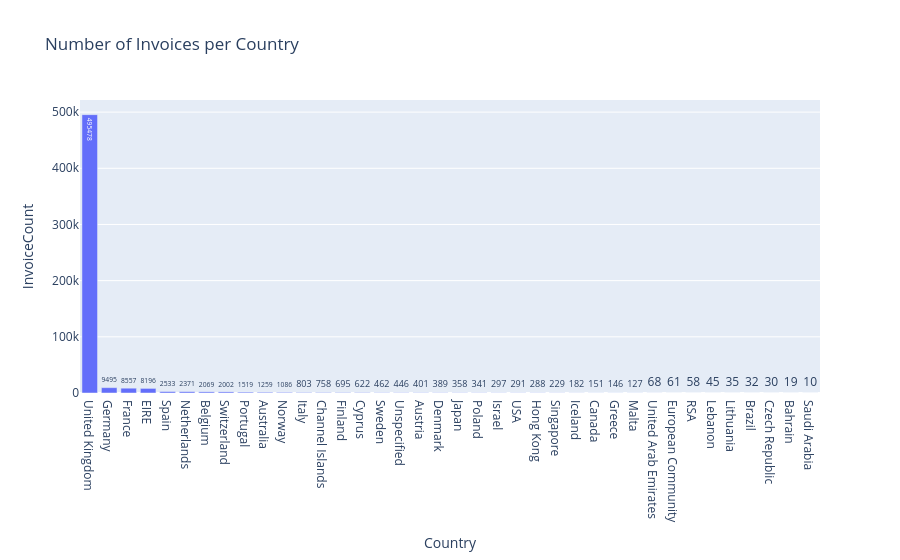

The code cell stored with this chart in its notebook:
### Markdown cell above
## Number of invoices per country

### Code cell
country_counts = data['Country'].value_counts().reset_index()
country_counts.columns = ['Country', 'InvoiceCount']

fig = px.bar(country_counts, x='Country', y='InvoiceCount',
             text='InvoiceCount', title="Number of Invoices per Country")
fig.show()

### Figure 1 — Plotly figure (JSON) as saved in the notebook; plotly's stock layout.template omitted (floating-point values rounded to 4 significant figures)
{"data": [{"hovertemplate": "Country=%{x}<br>InvoiceCount=%{text}<extra></extra>", "legendgroup": "", "marker": {"color": "#636efa", "pattern": {"shape": ""}}, "name": "", "orientation": "v", "showlegend": false, "text": [495500.0, 9495.0, 8557.0, 8196.0, 2533.0, 2371.0, 2069.0, 2002.0, 1519.0, 1259.0, 1086.0, 803.0, 758.0, 695.0, 622.0, 462.0, 446.0, 401.0, 389.0, 358.0, 341.0, 297.0, 291.0, 288.0, 229.0, 182.0, 151.0, 146.0, 127.0, 68.0, 61.0, 58.0, 45.0, 35.0, 32.0, 30.0, 19.0, 10.0], "textposition": "auto", "type": "bar", "x": ["United Kingdom", "Germany", "France", "EIRE", "Spain", "Netherlands", "Belgium", "Switzerland", "Portugal", "Australia", "Norway", "Italy", "Channel Islands", "Finland", "Cyprus", "Sweden", "Unspecified", "Austria", "Denmark", "Japan", "Poland", "Israel", "USA", "Hong Kong", "Singapore", "Iceland", "Canada", "Greece", "Malta", "United Arab Emirates", "European Community", "RSA", "Lebanon", "Lithuania", "Brazil", "Czech Republic", "Bahrain", "Saudi Arabia"], "xaxis": "x", "y": [495478, 9495, 8557, 8196, 2533, 2371, 2069, 2002, 1519, 1259, 1086, 803, 758, 695, 622, 462, 446, 401, 389, 358, 341, 297, 291, 288, 229, 182, 151, 146, 127, 68, 61, 58, 45, 35, 32, 30, 19, 10], "yaxis": "y"}], "layout": {"barmode": "relative", "legend": {"tracegroupgap": 0}, "title": {"text": "Number of Invoices per Country"}, "xaxis": {"anchor": "y", "domain": [0, 1], "title": {"text": "Country"}}, "yaxis": {"anchor": "x", "domain": [0, 1], "title": {"text": "InvoiceCount"}}}}
